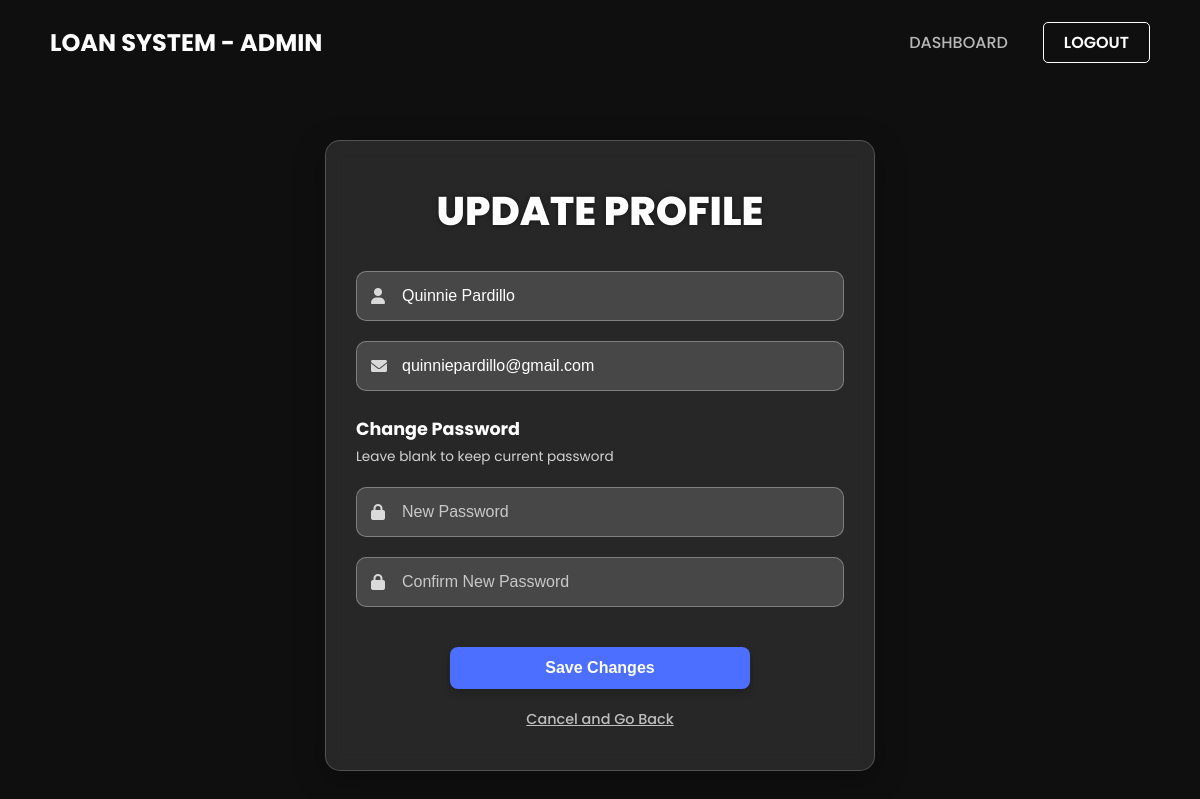
The app's page /update_profile (signed in) with its own data.
### models/user.py (models this page shows, shortened)
class UserModel(db.Model):
    __tablename__ = 'user'
    id = db.Column(db.Integer, primary_key=True)
    fullname = db.Column(db.String(150), nullable=False)
    email = db.Column(db.String(150), unique=True, nullable=False)
    password = db.Column(db.String(256), nullable=False)
    role = db.Column(db.String(50), nullable=False)
    is_approved = db.Column(db.Boolean, default=False, nullable=False)
    posts = db.relationship('PostModel', backref='author', lazy=True)
    loans = db.relationship('LoanModel', backref='borrower', lazy=True)

### bryl.py (the view)
    def decorated_function(*args, **kwargs):
        if 'user_id' not in session:
            flash("You must be logged in to access that page.", "warning")
            return redirect(url_for('home'))
        return f(*args, **kwargs)

### bryl.py (called while the page is built, shortened)
@bryl.context_processor
def inject_user_data():
    return dict(
        session=session,
        fullname=session.get('fullname'),
        role=session.get('role')
    )

def login_required(f):
    def decorated_function(*args, **kwargs):
        if 'user_id' not in session:
            flash("You must be logged in to access that page.", "warning")
            return redirect(url_for('home'))
        return f(*args, **kwargs)
    decorated_function.__name__ = f.__name__  # Fix for flask endpoint naming
    return decorated_function

@bryl.route("/update_profile", methods=['GET', 'POST'])
@login_required
def update_profile():
    user_id = session['user_id']
    user = user_repo.get_user_by_id(user_id)
    return render_template("update_profile.html", user=user)

### models/user.py (called while the page is built)
    def get_user_by_id(self, user_id):
        with current_app.app_context(): # FIX: Added app_context
            return UserModel.query.get(user_id)

### templates/update_profile.html (shortened to what this page needs)
<!DOCTYPE html>
<html lang="en">
<head>
    <link rel="stylesheet" href="{{ url_for('static', filename='style.css') }}">
    <link rel="stylesheet" href="https://cdnjs.cloudflare.com/ajax/libs/font-awesome/6.0.0-beta3/css/all.min.css">
</head>
<body class="admin-page-body">
    <nav class="dashboard-nav top-nav">
        <div class="logo">LOAN SYSTEM - {{ session.get('role', 'Borrower').upper() }}</div>
        <ul class="nav-links-top">
            <li><a href="{{ url_for('dashboard') }}" style="border-bottom: 2px solid transparent;">DASHBOARD</a></li>
            <li><a href="{{ url_for('logout') }}" class="btn-nav">LOGOUT</a></li>
        </ul>
    </nav>
    <div class="standalone-wrapper">
        <div class="dark-card styled-form-container">
            <h2>Update Profile</h2>
            <form action="{{ url_for('update_profile') }}" method="post">
                <div class="form-group">
                    <i class="fas fa-user input-icon"></i>
                    <input type="text" id="fullname" name="fullname" placeholder="Full Name" value="{{ session.get('fullname', user.fullname) }}" required>
                </div>
                <div class="form-group">
                    <i class="fas fa-envelope input-icon"></i>
                    <input type="email" id="email" name="email" placeholder="Email Address" value="{{ session.get('email', user.email) }}" readonly>
                </div>
                <p class="password-change-title form-section-title">Change Password</p>
                <p class="password-change-note form-section-note">Leave blank to keep current password</p>
                <div class="form-group">
                    <i class="fas fa-lock input-icon"></i>
                    <input type="password" id="password" name="password" placeholder="New Password">
                </div>
                <div class="form-group">
                    <i class="fas fa-lock input-icon"></i>
                    <input type="password" id="confirm_password" name="confirm_password" placeholder="Confirm New Password">
                </div>
                <button type="submit" class="dark-card-submit-button blue-btn">Save Changes</button>
                <div class="form-links action-link">
                    <a href="{{ url_for('dashboard') }}">Cancel and Go Back</a>
                </div>
            </form>
        </div>
    </div>
</body>
</html>

### records on screen
UserModel: get "ADMIN", fullname "Quinnie Pardillo", email "quinniepardillo@gmail.com"
